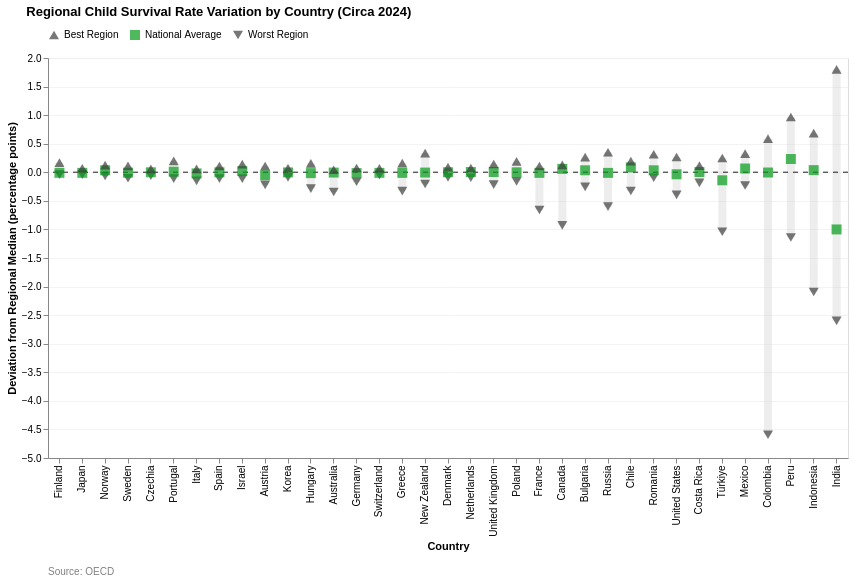

Notebook code for this chart:
### Code cell
# save this graph as png
country_order = national_data_survival.sort_values('OBS_VALUE', ascending=False)['Reference area'].tolist()
chart = create_regional_variation_chart(chart_df_survival, country_order, average_color="#059C19", chart_title="Regional Child Survival Rate Variation by Country (Circa 2024)")
chart.save("C:\\Users\\lopez\\github\\capp30239\\static_visualization_project\\graphs\\shape_health_regional_child_survival_rate_variation.png")
chart

### Figure 1 — Vega-Lite specification as saved in the notebook (floating-point values rounded to 4 significant figures; data arrays with more than 128 entries replaced by an {"elided": "..."} marker saying what was removed)
{"config": {"view": {"continuousWidth": 300, "continuousHeight": 300}}, "vconcat": [{"layer": [{"data": {"name": "data-9f536422e54ad599c40a7d864412a4d2"}, "mark": {"type": "rule", "opacity": 0.4, "stroke": "lightgray", "strokeWidth": 8}, "encoding": {"tooltip": [{"field": "Country", "title": "Country", "type": "nominal"}, {"aggregate": "min", "field": "Value", "title": "Worst Region Deviation", "type": "quantitative"}, {"aggregate": "max", "field": "Value", "title": "Best Region Deviation", "type": "quantitative"}], "x": {"field": "Country", "sort": ["Finland", "Japan", "Norway", "Sweden", "Czechia", "Portugal", "Italy", "Spain", "Israel", "Austria", "Korea", "Hungary", "Australia", "Germany", "Switzerland", "Greece", "New Zealand", "Denmark", "Netherlands", "United Kingdom", "Poland", "France", "Canada", "Bulgaria", "Russia", "Chile", "Romania", "United States", "Costa Rica", "Türkiye", "Mexico", "Colombia", "Peru", "Indonesia", "India"], "title": "Country", "type": "nominal"}, "y": {"aggregate": "min", "axis": {"gridColor": "#f3f1f1e1"}, "field": "Value", "type": "quantitative"}, "y2": {"aggregate": "max", "field": "Value"}}}, {"data": {"name": "data-a0a55d106695e8d630baff0f16eee66d"}, "mark": {"type": "rule", "opacity": 0.6, "stroke": "black", "strokeDash": [5, 5], "strokeWidth": 1.5}, "encoding": {"y": {"field": "y", "type": "quantitative"}}}, {"data": {"name": "data-cd3214810387d77cea974036b0eb8776"}, "mark": {"type": "point", "filled": true, "size": 100}, "encoding": {"color": {"field": "Type", "legend": {"orient": "top"}, "scale": {"domain": ["Best Region", "National Average", "Worst Region"], "range": ["#3C3F3C", "#059C19", "#3C3F3C"]}, "title": "", "type": "nominal"}, "shape": {"field": "Type", "legend": {"orient": "top"}, "scale": {"domain": ["Best Region", "National Average", "Worst Region"], "range": ["triangle-up", "square", "triangle-down"]}, "title": "", "type": "nominal"}, "tooltip": [{"field": "Country", "type": "nominal"}, {"field": "Type", "type": "nominal"}, {"field": "Value", "type": "quantitative"}], "x": {"field": "Country", "sort": ["Finland", "Japan", "Norway", "Sweden", "Czechia", "Portugal", "Italy", "Spain", "Israel", "Austria", "Korea", "Hungary", "Australia", "Germany", "Switzerland", "Greece", "New Zealand", "Denmark", "Netherlands", "United Kingdom", "Poland", "France", "Canada", "Bulgaria", "Russia", "Chile", "Romania", "United States", "Costa Rica", "Türkiye", "Mexico", "Colombia", "Peru", "Indonesia", "India"], "title": "Country", "type": "nominal"}, "y": {"field": "Value", "title": "Deviation from Regional Median (percentage points)", "type": "quantitative"}}}], "height": 400, "resolve": {"legend": {"color": "independent", "shape": "independent"}}, "title": {"text": "Regional Child Survival Rate Variation by Country (Circa 2024)", "anchor": "start", "dx": 20, "offset": 10}, "width": 800}, {"data": {"name": "data-9de9b8125eee1bea1cb32d6ced1e9279"}, "mark": {"type": "text", "align": "left", "color": "gray", "dx": -400, "fontSize": 10}, "encoding": {"text": {"field": "source", "type": "nominal"}}, "height": 20, "width": 800}], "resolve": {"scale": {"color": "independent", "shape": "independent"}}, "spacing": 10, "$schema": "https://vega.github.io/schema/vega-lite/v5.20.1.json", "datasets": {"data-9f536422e54ad599c40a7d864412a4d2": [{"Country": "Colombia", "Value": -4.593, "Type": "Worst Region"}, {"Country": "Colombia", "Value": 0.589, "Type": "Best Region"}, {"Country": "India", "Value": -2.6, "Type": "Worst Region"}, {"Country": "India", "Value": 1.8, "Type": "Best Region"}, {"Country": "Indonesia", "Value": -2.095, "Type": "Worst Region"}, {"Country": "Indonesia", "Value": 0.6845, "Type": "Best Region"}, {"Country": "Peru", "Value": -1.142, "Type": "Worst Region"}, {"Country": "Peru", "Value": 0.968, "Type": "Best Region"}, {"Country": "Türkiye", "Value": -1.04, "Type": "Worst Region"}, {"Country": "Türkiye", "Value": 0.25, "Type": "Best Region"}, {"Country": "Canada", "Value": -0.93, "Type": "Worst Region"}, {"Country": "Canada", "Value": 0.13, "Type": "Best Region"}, {"Country": "Russia", "Value": -0.6, "Type": "Worst Region"}, {"Country": "Russia", "Value": 0.35, "Type": "Best Region"}, {"Country": "France", "Value": -0.66, "Type": "Worst Region"}, {"Country": "France", "Value": 0.11, "Type": "Best Region"}, {"Country": "United States", "Value": -0.394, "Type": "Worst Region"}, {"Country": "United States", "Value": 0.268, "Type": "Best Region"}, {"Country": "Mexico", "Value": -0.2315, "Type": "Worst Region"}, {"Country": "Mexico", "Value": 0.3269, "Type": "Best Region"}, {"Country": "New Zealand", "Value": -0.205, "Type": "Worst Region"}, {"Country": "New Zealand", "Value": 0.335, "Type": "Best Region"}, {"Country": "Chile", "Value": -0.328, "Type": "Worst Region"}, {"Country": "Chile", "Value": 0.1943, "Type": "Best Region"}, {"Country": "Bulgaria", "Value": -0.255, "Type": "Worst Region"}, {"Country": "Bulgaria", "Value": 0.265, "Type": "Best Region"}, {"Country": "Greece", "Value": -0.33, "Type": "Worst Region"}, {"Country": "Greece", "Value": 0.16, "Type": "Best Region"}, {"Country": "Hungary", "Value": -0.285, "Type": "Worst Region"}, {"Country": "Hungary", "Value": 0.155, "Type": "Best Region"}, {"Country": "Romania", "Value": -0.095, "Type": "Worst Region"}, {"Country": "Romania", "Value": 0.315, "Type": "Best Region"}, {"Country": "Australia", "Value": -0.345, "Type": "Worst Region"}, {"Country": "Australia", "Value": 0.045, "Type": "Best Region"}, {"Country": "United Kingdom", "Value": -0.2147, "Type": "Worst Region"}, {"Country": "United Kingdom", "Value": 0.1453, "Type": "Best Region"}, {"Country": "Poland", "Value": -0.16, "Type": "Worst Region"}, {"Country": "Poland", "Value": 0.19, "Type": "Best Region"}, {"Country": "Austria", "Value": -0.22, "Type": "Worst Region"}, {"Country": "Austria", "Value": 0.11, "Type": "Best Region"}, {"Country": "Portugal", "Value": -0.11, "Type": "Worst Region"}, {"Country": "Portugal", "Value": 0.2, "Type": "Best Region"}, {"Country": "Costa Rica", "Value": -0.186, "Type": "Worst Region"}, {"Country": "Costa Rica", "Value": 0.1168, "Type": "Best Region"}, {"Country": "Israel", "Value": -0.112, "Type": "Worst Region"}, {"Country": "Israel", "Value": 0.142, "Type": "Best Region"}, {"Country": "Germany", "Value": -0.165, "Type": "Worst Region"}, {"Country": "Germany", "Value": 0.075, "Type": "Best Region"}, {"Country": "Spain", "Value": -0.11, "Type": "Worst Region"}, {"Country": "Spain", "Value": 0.11, "Type": "Best Region"}, {"Country": "Sweden", "Value": -0.1045, "Type": "Worst Region"}, {"Country": "Sweden", "Value": 0.1115, "Type": "Best Region"}, {"Country": "Finland", "Value": -0.04, "Type": "Worst Region"}, {"Country": "Finland", "Value": 0.17, "Type": "Best Region"}, {"Country": "Italy", "Value": -0.15, "Type": "Worst Region"}, {"Country": "Italy", "Value": 0.06, "Type": "Best Region"}, {"Country": "Norway", "Value": -0.065, "Type": "Worst Region"}, {"Country": "Norway", "Value": 0.125, "Type": "Best Region"}, {"Country": "Denmark", "Value": -0.09, "Type": "Worst Region"}, {"Country": "Denmark", "Value": 0.09, "Type": "Best Region"}, {"Country": "Netherlands", "Value": -0.095, "Type": "Worst Region"}, {"Country": "Netherlands", "Value": 0.075, "Type": "Best Region"}, {"Country": "Korea", "Value": -0.09, "Type": "Worst Region"}, {"Country": "Korea", "Value": 0.073, "Type": "Best Region"}, {"Country": "Switzerland", "Value": -0.05, "Type": "Worst Region"}, {"Country": "Switzerland", "Value": 0.07, "Type": "Best Region"}, {"Country": "Czechia", "Value": -0.06, "Type": "Worst Region"}, {"Country": "Czechia", "Value": 0.06, "Type": "Best Region"}, {"Country": "Japan", "Value": -0.04, "Type": "Worst Region"}, {"Country": "Japan", "Value": 0.07, "Type": "Best Region"}], "data-a0a55d106695e8d630baff0f16eee66d": [{"y": 0}], "data-cd3214810387d77cea974036b0eb8776": {"elided": "140 records"}, "data-9de9b8125eee1bea1cb32d6ced1e9279": [{"source": "Source: OECD"}]}}
